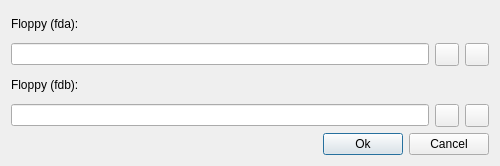
<?xml version="1.0" encoding="UTF-8"?>
<ui version="4.0">
 <class>ConfigureFloppyDialog</class>
 <widget class="QDialog" name="ConfigureFloppyDialog">
  <property name="geometry">
   <rect>
    <x>0</x>
    <y>0</y>
    <width>500</width>
    <height>166</height>
   </rect>
  </property>
  <property name="windowTitle">
   <string>Configure floppy</string>
  </property>
  <layout class="QGridLayout" name="gridLayout">
   <item row="0" column="0">
    <widget class="QLabel" name="lblFloppyFda">
     <property name="text">
      <string>Floppy (fda):</string>
     </property>
    </widget>
   </item>
   <item row="1" column="0">
    <widget class="QLineEdit" name="txtFloppyFda">
     <property name="readOnly">
      <bool>true</bool>
     </property>
    </widget>
   </item>
   <item row="1" column="1">
    <widget class="QToolButton" name="btnChooseFloppyFda">
     <property name="text">
      <string/>
     </property>
     <property name="icon">
      <iconset resource="../../res/resource.qrc">
       <normaloff>:/images/file-open_container_folder.png</normaloff>:/images/file-open_container_folder.png</iconset>
     </property>
    </widget>
   </item>
   <item row="1" column="2">
    <widget class="QToolButton" name="btnRemoveFloppyFda">
     <property name="text">
      <string/>
     </property>
     <property name="icon">
      <iconset resource="../../res/resource.qrc">
       <normaloff>:/images/edit-delete.png</normaloff>:/images/edit-delete.png</iconset>
     </property>
    </widget>
   </item>
   <item row="2" column="0">
    <widget class="QLabel" name="lblFloppyFdb">
     <property name="text">
      <string>Floppy (fdb):</string>
     </property>
    </widget>
   </item>
   <item row="3" column="0">
    <widget class="QLineEdit" name="txtFloppyFdb">
     <property name="readOnly">
      <bool>true</bool>
     </property>
    </widget>
   </item>
   <item row="3" column="1">
    <widget class="QToolButton" name="btnChooseFloppyFdb">
     <property name="text">
      <string/>
     </property>
     <property name="icon">
      <iconset resource="../../res/resource.qrc">
       <normaloff>:/images/file-open_container_folder.png</normaloff>:/images/file-open_container_folder.png</iconset>
     </property>
    </widget>
   </item>
   <item row="3" column="2">
    <widget class="QToolButton" name="btnRemoveFloppyFdb">
     <property name="text">
      <string/>
     </property>
     <property name="icon">
      <iconset resource="../../res/resource.qrc">
       <normaloff>:/images/edit-delete.png</normaloff>:/images/edit-delete.png</iconset>
     </property>
    </widget>
   </item>
   <item row="4" column="0" colspan="3">
    <layout class="QHBoxLayout" name="horizontalLayout">
     <item>
      <spacer name="horizontalSpacer">
       <property name="orientation">
        <enum>Qt::Horizontal</enum>
       </property>
       <property name="sizeHint" stdset="0">
        <size>
         <width>175</width>
         <height>20</height>
        </size>
       </property>
      </spacer>
     </item>
     <item>
      <widget class="QPushButton" name="btnOk">
       <property name="text">
        <string>Ok</string>
       </property>
      </widget>
     </item>
     <item>
      <widget class="QPushButton" name="btnCancel">
       <property name="text">
        <string>Cancel</string>
       </property>
      </widget>
     </item>
    </layout>
   </item>
  </layout>
 </widget>
 <tabstops>
  <tabstop>txtFloppyFda</tabstop>
  <tabstop>btnChooseFloppyFda</tabstop>
  <tabstop>btnRemoveFloppyFda</tabstop>
  <tabstop>txtFloppyFdb</tabstop>
  <tabstop>btnChooseFloppyFdb</tabstop>
  <tabstop>btnRemoveFloppyFdb</tabstop>
  <tabstop>btnOk</tabstop>
  <tabstop>btnCancel</tabstop>
 </tabstops>
 <resources>
  <include location="../../res/resource.qrc"/>
 </resources>
 <connections>
  <connection>
   <sender>btnOk</sender>
   <signal>clicked()</signal>
   <receiver>ConfigureFloppyDialog</receiver>
   <slot>accept()</slot>
   <hints>
    <hint type="sourcelabel">
     <x>241</x>
     <y>139</y>
    </hint>
    <hint type="destinationlabel">
     <x>199</x>
     <y>82</y>
    </hint>
   </hints>
  </connection>
  <connection>
   <sender>btnCancel</sender>
   <signal>clicked()</signal>
   <receiver>ConfigureFloppyDialog</receiver>
   <slot>reject()</slot>
   <hints>
    <hint type="sourcelabel">
     <x>341</x>
     <y>139</y>
    </hint>
    <hint type="destinationlabel">
     <x>199</x>
     <y>82</y>
    </hint>
   </hints>
  </connection>
  <connection>
   <sender>btnChooseFloppyFda</sender>
   <signal>clicked()</signal>
   <receiver>ConfigureFloppyDialog</receiver>
   <slot>slotChooseFloppy()</slot>
   <hints>
    <hint type="sourcelabel">
     <x>441</x>
     <y>47</y>
    </hint>
    <hint type="destinationlabel">
     <x>249</x>
     <y>82</y>
    </hint>
   </hints>
  </connection>
  <connection>
   <sender>btnChooseFloppyFdb</sender>
   <signal>clicked()</signal>
   <receiver>ConfigureFloppyDialog</receiver>
   <slot>slotChooseFloppy()</slot>
   <hints>
    <hint type="sourcelabel">
     <x>441</x>
     <y>104</y>
    </hint>
    <hint type="destinationlabel">
     <x>249</x>
     <y>82</y>
    </hint>
   </hints>
  </connection>
  <connection>
   <sender>btnRemoveFloppyFda</sender>
   <signal>clicked()</signal>
   <receiver>ConfigureFloppyDialog</receiver>
   <slot>slotRemoveFloppy()</slot>
   <hints>
    <hint type="sourcelabel">
     <x>475</x>
     <y>47</y>
    </hint>
    <hint type="destinationlabel">
     <x>249</x>
     <y>82</y>
    </hint>
   </hints>
  </connection>
  <connection>
   <sender>btnRemoveFloppyFdb</sender>
   <signal>clicked()</signal>
   <receiver>ConfigureFloppyDialog</receiver>
   <slot>slotRemoveFloppy()</slot>
   <hints>
    <hint type="sourcelabel">
     <x>475</x>
     <y>104</y>
    </hint>
    <hint type="destinationlabel">
     <x>249</x>
     <y>82</y>
    </hint>
   </hints>
  </connection>
 </connections>
 <slots>
  <slot>slotChooseFloppy()</slot>
  <slot>slotRemoveFloppy()</slot>
 </slots>
</ui>
